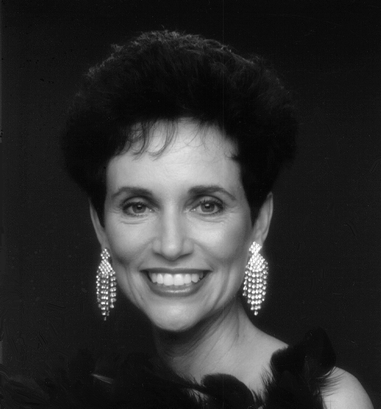
#> input picture pdi/project7/imgs_orig/woman.tif, 381 x 409 px, shrunk from 732 x 785 before the run
$ python frequency_filters.py
#> lines starting #> are read from the running program, lines starting #| are printed output that depends on the picture
"""
frequency_filters.py
PDI - Projeto 7: Filtragem no dominio da frequencia
====================================================
Porte para Python do projeto MATLAB (main_project9.m + highEnphasisFilt.m).

Implementa:
  - Filtro Butterworth passa-baixa (PB) e passa-alta (PA)
  - Filtro de alta enfase (HEF): H_HFE = a + b * H_PA
  - Equalizacao de histograma
e gera todas as figuras de resultado em imgs_result/.

Uso:
    python frequency_filters.py                # roda partes (a), (b) e (c)
    python frequency_filters.py --part a       # roda apenas a parte (a)
    python frequency_filters.py --show         # tambem abre as janelas (GUI)

Imagens de entrada esperadas:
    imgs_orig/woman.tif
    imgs_orig/chestXray.tif
"""

from __future__ import annotations

import argparse
import os

import matplotlib

import numpy as np
from PIL import Image

OUT = "imgs_result"
ORIG = "imgs_orig"


# ============================================================================
# Nucleo: filtros no dominio da frequencia
# ============================================================================
def load_gray(path: str) -> np.ndarray:
    """Carrega imagem em tons de cinza como matriz float64."""
    return np.array(Image.open(path).convert("L"), dtype=np.float64)


def _distance_grid(rows: int, cols: int) -> np.ndarray:
    """Matriz D(u,v) = distancia ao centro do espectro (ja com fftshift)."""
    u = np.fft.fftshift(np.fft.fftfreq(rows) * rows)
    v = np.fft.fftshift(np.fft.fftfreq(cols) * cols)
    V, U = np.meshgrid(v, u)
    return np.sqrt(U ** 2 + V ** 2)


def butterworth_lp(rows: int, cols: int, D0: float, n: int) -> np.ndarray:
    """Filtro Butterworth passa-baixa:  H = 1 / (1 + (D/D0)^(2n))."""
    D = _distance_grid(rows, cols)
    return 1.0 / (1.0 + (D / D0) ** (2 * n))


def butterworth_hp(rows: int, cols: int, D0: float, n: int) -> np.ndarray:
    """Filtro Butterworth passa-alta:  H_PA = 1 - H_PB."""
    return 1.0 - butterworth_lp(rows, cols, D0, n)


def high_emphasis_filter(a: float, b: float, f: np.ndarray, D0: float, n: int):
    """
    Filtro de alta enfase (High-Emphasis Filter).

        H_HFE = a + b * H_PA(Butterworth)

    Retorna (H, g) onde H e o filtro e g e a imagem filtrada em uint8 [0,255].
    """
    f = np.asarray(f, dtype=np.float64)
    rows, cols = f.shape
    H = a + b * butterworth_hp(rows, cols, D0, n)
    g_raw = apply_filter(f, H)
    return H, normalize_uint8(g_raw)


def apply_filter(f: np.ndarray, H: np.ndarray) -> np.ndarray:
    """Aplica um filtro H (centralizado) a imagem f via FFT 2D."""
    F = np.fft.fftshift(np.fft.fft2(f))
    g = np.real(np.fft.ifft2(np.fft.ifftshift(H * F)))
    return g


def fft_spectrum(f: np.ndarray):
    """Espectro de Fourier centralizado e sua versao log para exibicao."""
    F = np.fft.fftshift(np.fft.fft2(f))
    return F, np.log1p(np.abs(F))


def histeq(img: np.ndarray) -> np.ndarray:
    """Equalizacao de histograma (imagem uint8 -> uint8)."""
    img = np.clip(img, 0, 255).astype(np.uint8)
    hist, _ = np.histogram(img.flatten(), 256, [0, 256])
    cdf = hist.cumsum()
    cdf_min = cdf[cdf > 0].min()
    lut = np.round((cdf - cdf_min) / (img.size - cdf_min) * 255).astype(np.uint8)
    return lut[img]


def normalize_uint8(img: np.ndarray) -> np.ndarray:
    """Normaliza para [0,255] em uint8."""
    lo, hi = img.min(), img.max()
    if hi == lo:
        return np.zeros_like(img, dtype=np.uint8)
    return ((img - lo) / (hi - lo) * 255).astype(np.uint8)


# ============================================================================
# Geracao das figuras de resultado
# ============================================================================
def _save(plt, fig, name: str):
    fig.savefig(os.path.join(OUT, name), dpi=150, bbox_inches="tight")
    plt.close(fig)
    print(f"  salvo {OUT}/{name}")


def part_a(plt, D0: int = 60, n: int = 2):
    """Parte (a): woman.tif - espectro e filtros Butterworth PB/PA."""
    print("=== Parte (a): woman.tif - Butterworth PB e PA ===")
    woman = load_gray(os.path.join(ORIG, "woman.tif"))
    rows, cols = woman.shape

    H_lp = butterworth_lp(rows, cols, D0, n)
    H_hp = butterworth_hp(rows, cols, D0, n)

    _, spec_orig = fft_spectrum(woman)
    g_lp = apply_filter(woman, H_lp)
    g_hp = apply_filter(woman, H_hp)
    _, spec_lp = fft_spectrum(g_lp)

    # Painel principal
    fig, ax = plt.subplots(2, 3, figsize=(14, 9))
    ax[0, 0].imshow(woman, cmap="gray"); ax[0, 0].set_title("(a) Imagem original"); ax[0, 0].axis("off")
    ax[0, 1].imshow(spec_orig, cmap="gray"); ax[0, 1].set_title("Espectro centralizado"); ax[0, 1].axis("off")
    ax[0, 2].imshow(normalize_uint8(H_lp), cmap="gray"); ax[0, 2].set_title(f"Filtro PB Butterworth\n$D_0={D0}$, $n={n}$"); ax[0, 2].axis("off")
    ax[1, 0].imshow(normalize_uint8(g_lp), cmap="gray"); ax[1, 0].set_title("Filtrada (Passa-Baixa)"); ax[1, 0].axis("off")
    ax[1, 1].imshow(spec_lp, cmap="gray"); ax[1, 1].set_title("Espectro apos PB"); ax[1, 1].axis("off")
    ax[1, 2].imshow(normalize_uint8(g_hp), cmap="gray"); ax[1, 2].set_title("Filtrada (Passa-Alta)"); ax[1, 2].axis("off")
    fig.suptitle("Projeto 7 - Parte (a): Filtro Butterworth PB e PA", fontsize=13)
    fig.tight_layout()
    _save(plt, fig, "part_a_results.png")

    # Filtros 2D
    for H, tag, titulo in [(H_lp, "lp", "Passa-Baixa"), (H_hp, "hp", "Passa-Alta")]:
        fig, a2 = plt.subplots(figsize=(6, 5))
        im = a2.imshow(H, cmap="hot", vmin=0, vmax=1)
        a2.set_title(f"Filtro {titulo} Butterworth 2D\n$D_0={D0}$, $n={n}$")
        fig.colorbar(im, ax=a2); a2.axis("off")
        _save(plt, fig, f"part_a_{tag}_2d.png")

    # Filtros 3D
    r3 = c3 = 128
    H_lp_s = butterworth_lp(r3, c3, D0 * r3 / rows, n)
    H_hp_s = butterworth_hp(r3, c3, D0 * r3 / rows, n)
    uu = np.linspace(-r3 // 2, r3 // 2, r3)
    vv = np.linspace(-c3 // 2, c3 // 2, c3)
    UU, VV = np.meshgrid(vv, uu)
    for H, tag, titulo in [(H_lp_s, "lp", "PB"), (H_hp_s, "hp", "PA")]:
        fig = plt.figure(figsize=(7, 5))
        a3 = fig.add_subplot(111, projection="3d")
        a3.plot_surface(UU, VV, H, cmap="viridis", linewidth=0, antialiased=True)
        a3.set_title(f"Filtro {titulo} Butterworth 3D\n$D_0={D0}$, $n={n}$")
        a3.set_xlabel("u"); a3.set_ylabel("v"); a3.set_zlabel("H(u,v)")
        _save(plt, fig, f"part_a_{tag}_3d.png")


def part_b(plt, a: float = 0.5, b: float = 2.0, D0: int = 60, n: int = 2):
    """Parte (b): filtro de alta enfase (HEF) - visualizacao 2D/3D + demo."""
    print("=== Parte (b): High-Emphasis Filter (HEF) ===")
    woman = load_gray(os.path.join(ORIG, "woman.tif"))
    rows, cols = woman.shape

    H_hfe, g_hfe = high_emphasis_filter(a, b, woman, D0, n)
    print(f"  a={a}  b={b}  D0={D0}  n={n} | H_HFE: min={H_hfe.min():.3f} max={H_hfe.max():.3f}")

    # HEF 2D
    r3 = c3 = 128
    H_hfe_s = a + b * butterworth_hp(r3, c3, D0 * r3 / rows, n)
    fig, ax = plt.subplots(1, 2, figsize=(12, 5))
    im0 = ax[0].imshow(H_hfe, cmap="hot"); ax[0].set_title(f"HEF 2D: a={a}, b={b}, $D_0={D0}$, $n={n}$")
    fig.colorbar(im0, ax=ax[0]); ax[0].axis("off")
    ax[1].imshow(H_hfe_s, cmap="hot"); ax[1].set_title("HEF 2D (detalhe central)"); ax[1].axis("off")
    fig.suptitle("Projeto 7 - Parte (b): Filtro de Alta Enfase (HEF)", fontsize=13)
    fig.tight_layout()
    _save(plt, fig, "part_b_hef_2d.png")

    # HEF 3D
    uu = np.linspace(-r3 // 2, r3 // 2, r3)
    vv = np.linspace(-c3 // 2, c3 // 2, c3)
    UU, VV = np.meshgrid(vv, uu)
    fig = plt.figure(figsize=(7, 5))
    a3 = fig.add_subplot(111, projection="3d")
    a3.plot_surface(UU, VV, H_hfe_s, cmap="plasma", linewidth=0, antialiased=True)
    a3.set_title(f"HEF 3D: a={a}, b={b}, $D_0={D0}$, $n={n}$")
    a3.set_xlabel("u"); a3.set_ylabel("v"); a3.set_zlabel("H(u,v)")
    _save(plt, fig, "part_b_hef_3d.png")

    # Demonstracao em woman.tif
    H_hp = butterworth_hp(rows, cols, D0, n)
    g_hp = normalize_uint8(apply_filter(woman, H_hp))
    fig, ax = plt.subplots(1, 3, figsize=(14, 5))
    ax[0].imshow(woman, cmap="gray"); ax[0].set_title("Original"); ax[0].axis("off")
    ax[1].imshow(g_hfe, cmap="gray"); ax[1].set_title(f"Apos HEF (a={a}, b={b})"); ax[1].axis("off")
    ax[2].imshow(g_hp, cmap="gray"); ax[2].set_title("Passa-Alta (referencia)"); ax[2].axis("off")
    fig.suptitle("Parte (b): HEF aplicado a woman.tif", fontsize=13)
    fig.tight_layout()
    _save(plt, fig, "part_b_woman_hef.png")


def part_c(plt, a: float = 0.5, b: float = 2.0, D0: int = 40, n: int = 2):
    """Parte (c): chestXray.tif - HEF seguido de equalizacao de histograma."""
    print("=== Parte (c): chestXray.tif - HEF + equalizacao ===")
    chest = load_gray(os.path.join(ORIG, "chestXray.tif"))

    H_hfe, g_hfe = high_emphasis_filter(a, b, chest, D0, n)
    g_eq = histeq(g_hfe)

    _, spec_orig = fft_spectrum(chest)
    _, spec_filt = fft_spectrum(g_hfe.astype(np.float64))

    # Painel principal
    fig, ax = plt.subplots(2, 3, figsize=(14, 9))
    ax[0, 0].imshow(chest, cmap="gray"); ax[0, 0].set_title("(c) RX de torax - original"); ax[0, 0].axis("off")
    ax[0, 1].imshow(spec_orig, cmap="gray"); ax[0, 1].set_title("Espectro original"); ax[0, 1].axis("off")
    ax[0, 2].imshow(normalize_uint8(H_hfe), cmap="hot"); ax[0, 2].set_title(f"HEF ($D_0={D0}$, a={a}, b={b})"); ax[0, 2].axis("off")
    ax[1, 0].imshow(g_hfe, cmap="gray"); ax[1, 0].set_title("Apos HEF"); ax[1, 0].axis("off")
    ax[1, 1].imshow(spec_filt, cmap="gray"); ax[1, 1].set_title("Espectro apos HEF"); ax[1, 1].axis("off")
    ax[1, 2].imshow(g_eq, cmap="gray"); ax[1, 2].set_title("HEF + equalizacao"); ax[1, 2].axis("off")
    fig.suptitle("Projeto 7 - Parte (c): HEF + Equalizacao em RX de Torax", fontsize=13)
    fig.tight_layout()
    _save(plt, fig, "part_c_chest_results.png")

    # Histogramas
    fig, ax = plt.subplots(1, 3, figsize=(14, 4))
    ax[0].hist(chest.flatten(), bins=256, range=(0, 256), color="steelblue")
    ax[0].set_title("Histograma: original"); ax[0].set_xlabel("Intensidade"); ax[0].set_ylabel("Frequencia")
    ax[1].hist(g_hfe.flatten(), bins=256, range=(0, 256), color="darkorange")
    ax[1].set_title("Histograma: apos HEF"); ax[1].set_xlabel("Intensidade")
    ax[2].hist(g_eq.flatten(), bins=256, range=(0, 256), color="forestgreen")
    ax[2].set_title("Histograma: HEF + histEq"); ax[2].set_xlabel("Intensidade")
    fig.suptitle("Parte (c): Comparacao de histogramas", fontsize=12)
    fig.tight_layout()
    _save(plt, fig, "part_c_histograms.png")

    # Espectros antes/apos
    fig, ax = plt.subplots(1, 2, figsize=(12, 5))
    ax[0].imshow(spec_orig, cmap="gray"); ax[0].set_title("Espectro antes do HEF"); ax[0].axis("off")
    ax[1].imshow(spec_filt, cmap="gray"); ax[1].set_title("Espectro apos HEF"); ax[1].axis("off")
    fig.suptitle("Parte (c): Espectro de Fourier - antes e apos HEF", fontsize=12)
    fig.tight_layout()
    _save(plt, fig, "part_c_spectra_comparison.png")


def main():
    parser = argparse.ArgumentParser(description="PDI Projeto 7 - Filtragem na frequencia")
    parser.add_argument("--part", choices=["a", "b", "c", "all"], default="all",
                        help="qual parte executar (padrao: all)")
    parser.add_argument("--show", action="store_true", help="abre as janelas (modo GUI)")
    args = parser.parse_args()

    if not args.show:
        matplotlib.use("Agg")  # sem display (headless)
    import matplotlib.pyplot as plt  # importado apos definir o backend

    os.makedirs(OUT, exist_ok=True)

    if args.part in ("a", "all"):
        part_a(plt)
#> in part_a, `ax[0, 2].imshow(normalize_uint8(H_lp), cmap='gray')`:
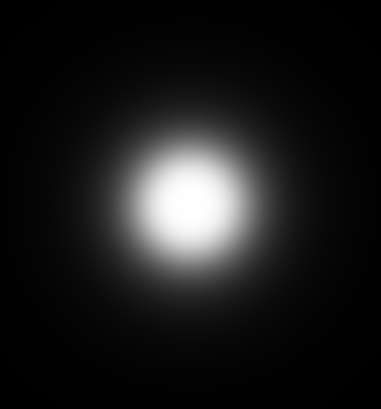
#> H_lp: shape (409, 381) float64; min 0.00214, max 1, mean 0.109
#> after the loop in part_a, `for H, tag, titulo in [(H_lp_s, "lp", "PB"), (H_hp_s, "hp", "PA")]:`:
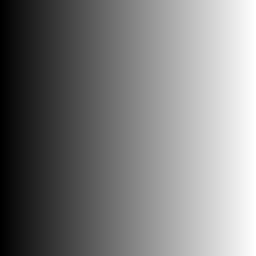
#> UU: shape (128, 128) float64 (shown 2 times larger); min -64, max 64, mean 0; drawn with min black and max white
    if args.part in ("b", "all"):
        part_b(plt)
#|   a=0.5  b=2.0  D0=60  n=2 | H_HFE: min=0.500 max=2.496
    if args.part in ("c", "all"):
        part_c(plt)
#> call 3 of load_gray, with path = 'imgs_orig/chestXray.tif'
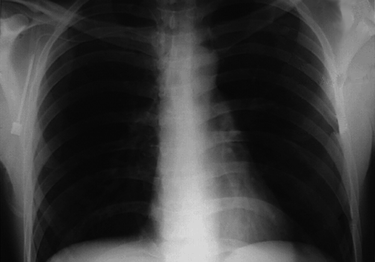
#> input picture pdi/project7/imgs_orig/chestXray.tif, 375 x 262 px, shrunk from 720 x 503 before the run
#> in apply_filter (call 5), `g = np.real(np.fft.ifft2(np.fft.ifftshift(H * F)))`:
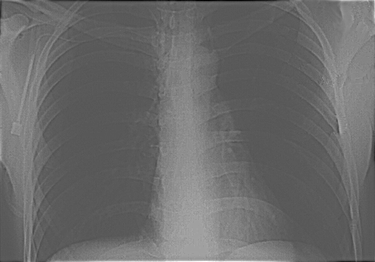
#> g: shape (262, 375) float64; min -123.9, max 242.8, mean 29.9; drawn with min black and max white
#> in part_c, `H_hfe, g_hfe = high_emphasis_filter(a, b, chest, D0, n)`:
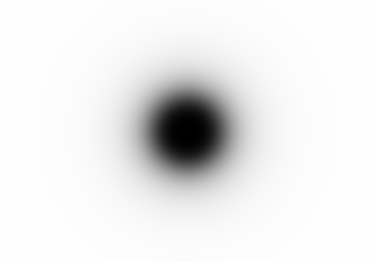
#> H_hfe: shape (262, 375) float64; min 0.5, max 2.5, mean 2.35; drawn with min black and max white
#> in histeq, `hist, _ = np.histogram(img.flatten(), 256, [0, 256])`: hist = 256 values, max 9174 at index 89, min 0 at index 38, mean 383.8
#> in histeq, `cdf = hist.cumsum()`: cdf = 256 values from 2 to 98250
#> in histeq, `cdf_min = cdf[cdf > 0].min()`: cdf_min = 2
#> in histeq, `lut = np.round((cdf - cdf_min) / (img.size - cdf_min) * 255).astype(np..`: lut = 256 values from 0 to 255
#> in part_c, `_, spec_orig = fft_spectrum(chest)`:
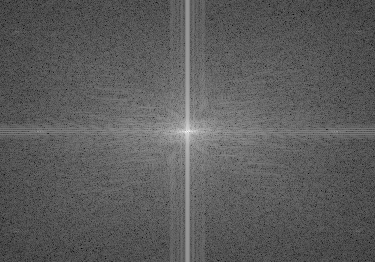
#> spec_orig: shape (262, 375) float64; min 0.786, max 15.59, mean 6.14; drawn with min black and max white
#> in _save (call 10), `fig.savefig(os.path.join(OUT, name), dpi=150, bbox_inches="tight")`:
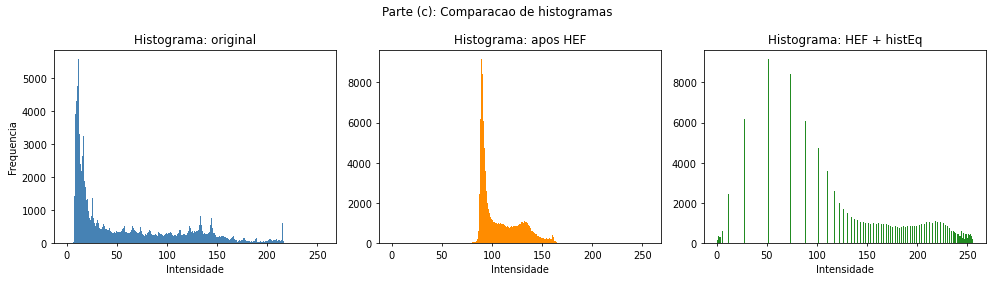
#> figure drawn by matplotlib, 3 panels; panel 1: tallest bar 5582 high, from x = 11 to 12; panel 2: tallest bar 9174 high, from x = 89 to 90; panel 3: tallest bar 9174 high, from x = 51 to 52

    if args.show:
        plt.show()
    print(f"\nConcluido. Figuras em {OUT}/")


if __name__ == "__main__":
    main()
